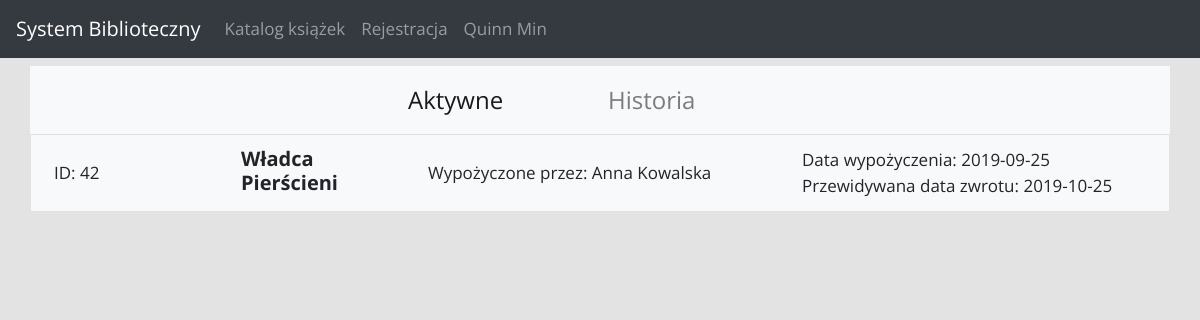
The page /user_lends.php (signed in) on the database its author committed.
### tables this page shows
CREATE TABLE `wypozyczenie` (
  `id_wyp` int(11) NOT NULL,
  `czytelnik` varchar(40) NOT NULL,
  `pracownik` int(11) NOT NULL,
  `id_egzemplarza` int(11) NOT NULL,
  `od` date NOT NULL,
  `do` date DEFAULT NULL,
  `data_zwrotu` date DEFAULT NULL
);

CREATE TABLE `szczegoly` (
  `ISBN` varchar(13) NOT NULL,
  `nazwa` varchar(40) NOT NULL,
  `autor` varchar(50) NOT NULL,
  `tytul_oryginalu` varchar(50) NOT NULL,
  `gatunek` varchar(25) NOT NULL,
  `opis` text NOT NULL,
  `wydawnictwo` int(11) NOT NULL,
  `cover` text NOT NULL
);

CREATE TABLE `pracownik` (
  `id_pracownika` int(11) NOT NULL,
  `imie` text NOT NULL,
  `nazwisko` text NOT NULL,
  `email` varchar(40) NOT NULL,
  `haslo` text NOT NULL,
  `adres` text NOT NULL,
  `data_ur` date NOT NULL,
  `plec` char(1) NOT NULL,
  `telefon` varchar(11) NOT NULL
);

### user_lends.php (the view, shortened to what this page needs)
<!DOCTYPE html>
<html>
    <head>
        <link href="bootstrap/bootstrap.min.css" rel="stylesheet">
        <link rel="stylesheet" type="text/css" href="main.css">
    </head>
<body>
<header>
    <nav class="navbar navbar-dark bg-dark navbar-expand-lg">
        <a href="index.php" class="navbar-brand d-inline-block">System Biblioteczny</a>
        <div class="collapse navbar-collapse" id="mainmenu">
            <ul class="navbar-nav mr-auto">
                <li class="nav-item">
                    <a href="katalog.php" class="nav-link">Katalog książek</a>
                </li>
                <li class="nav-item">
                    <a href="register.php" class="nav-link">Rejestracja</a>
                </li>
                <?php
                    if(isset($_SESSION["zalogowany"])){
                        echo "
                        <li class='nav-item dropdown'>
                            <a href='#' class='nav-link dropdown-toggl' data-toggle='dropdown' role='button' aria-haspopup='true' aria-expanded='false' id='submenu'>".
                            $_SESSION['imie']." ".$_SESSION['nazwisko']."</a>
                            <div class='dropdown-menu' aria-labelledby='submenu'>
                                <a href='user_lends.php' class='dropdown-item'>Moje wypożyczenia</a>
                                <a href='settings.php' class='dropdown-item'>Ustawiena konta</a>
                                <div class='dropdown-divider'></div>
                                <a href='logout.php' class='dropdown-item'>Wyloguj się </a>
                            </div>
                        </li>";
                    }else {
                        echo "
                            <li class='nav-item'>
                                <a href='login_form.php' class='nav-link'>Logowanie</a>
                            </li>
                        ";
                    }
                ?>
            </ul>
        </div>
    </nav>
</header>
<main>
    <section class="main_page">
        <div class="container mt-2 bg-light text-body">
            <nav class="navbar navbar-expand-lg navbar-light bg-light user_subnav">
                <ul class="navbar-nav mx-auto">
                    <li class="nav-item">
                        <a href="user_lends.php" class="nav-link active">Aktywne</a>
                    </li>
                    <li class="nav-item">
                        <a href="user_lends_history.php" class="nav-link">Historia</a>
                    </li>
                </ul>
            </nav>
            <main>
                <?php
                    require_once "database.php";
                    $email = $_SESSION['email'];
                    $query = $db->query("SELECT wypozyczenie.id_wyp, pracownik.imie, pracownik.nazwisko, wypozyczenie.od, wypozyczenie.do, wypozyczenie.data_zwrotu, szczegoly.nazwa FROM wypozyczenie, pracownik, szczegoly, egzemplarz WHERE wypozyczenie.czytelnik='$email' AND wypozyczenie.pracownik=pracownik.id_pracownika AND wypozyczenie.id_egzemplarza=egzemplarz.id_egzemplarza AND egzemplarz.ISBN=szczegoly.ISBN AND wypozyczenie.data_zwrotu IS NULL");
                    $result = $query->fetchAll();
                    foreach ($result as $row => $value) {
                        echo '
                            <div class="book_tab_min row border p-2">
                            <div class="book_info col-2 text-left my-auto">
                                <span class="text-left mt-1">ID: '.$value["id_wyp"].'</span>
                            </div>
                            <div class="book_info col-2 text-left my-auto">
                                <h2 class="h3 text-left mt-1">'.$value["nazwa"].'</h2>
                            </div>
                            <div class="book_info col-4 text-left my-auto">
                                <span class="text-left">Wypożyczone przez: '.$value['imie'].' '.$value['nazwisko'].'</span>
                            </div>
                            <div class="book_info col-4 text-left my-auto">
                                <span class="d-block text-left">Data wypożyczenia: '.$value['od'].'</span>
                                <span class="d-block text-left">Przewidywana data zwrotu: '.$value['do'].'</span>
                            </div>
                        </div>
                        ';
                    }
                ?>
            </main>
        </div>
    </section>
</main>
</body>
</html>

### main.css (style rules this page uses)
body { background-color: #e3e3e3; font-family: 'Open Sans', sans-serif; font-size: 17px; }
.h3 { font-size: 20px; font-weight: bold; }
.user_subnav { font-size: 24px; }
.user_subnav a { width: 200px; }

### rows shown on the page
wypozyczenie: id_wyp "42", szczegoly.nazwa "Władca Pierścieni", pracownik.imie "Anna", pracownik.nazwisko "Kowalska", od "2019-09-25", do "2019-10-25"

### other values the page prints
$_SESSION['imie'] "Quinn"
$_SESSION['nazwisko'] "Min"
